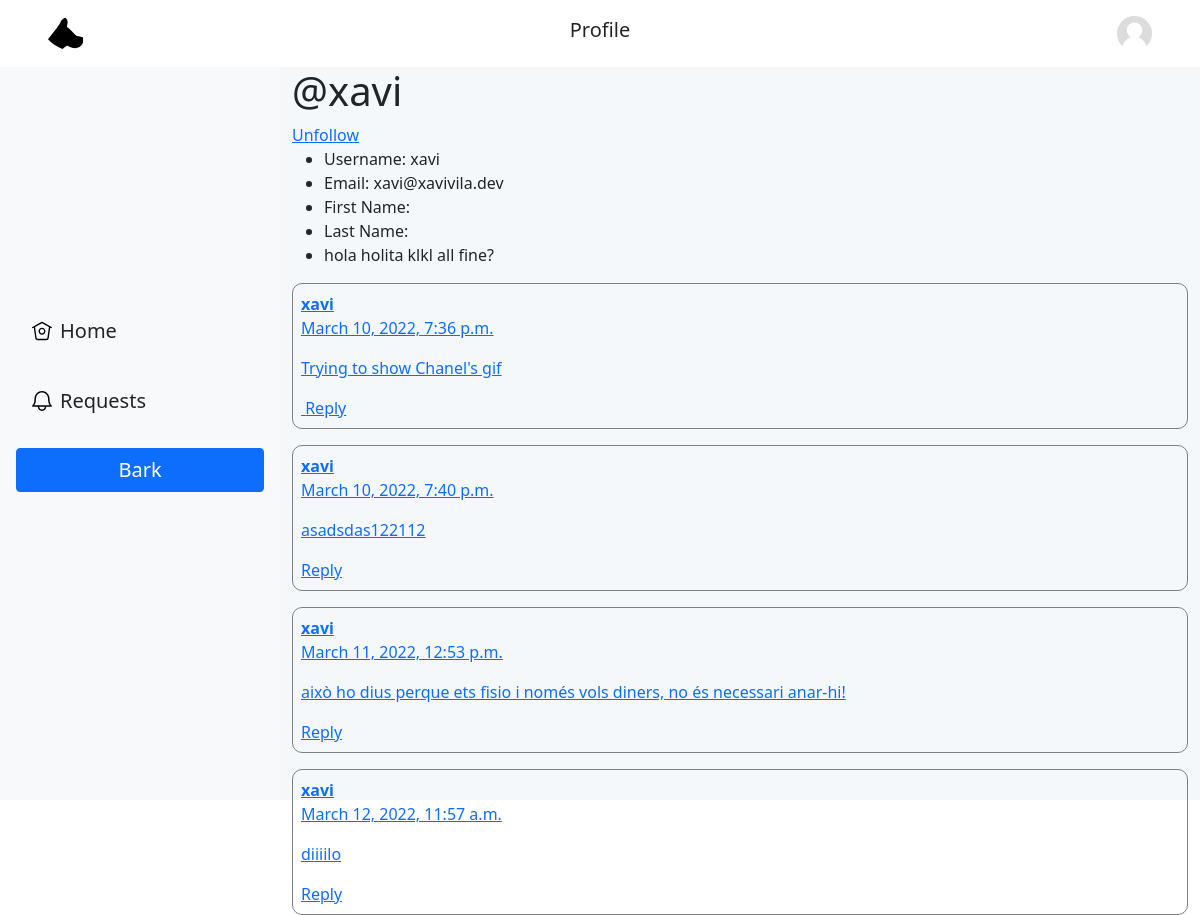
The app's page /xavi/ (signed in) with its own data.
### BarkerApp/models.py (models this page shows, shortened)
class Profile(models.Model):
	user = models.OneToOneField(User, on_delete=models.CASCADE, primary_key=True)
	bio = models.CharField(max_length=160)
	avatar = models.ImageField(upload_to="profiles_avatar/",blank=True, null=True)
	connected_profiles = models.ManyToManyField("self", blank=True)
	def __str__(self) -> str:
		return self.user.username
	def get_absolute_url(self):
		return reverse('profile', kwargs={'username':self})

class Bark(models.Model):
	reply_to = models.ForeignKey("self", blank=True, null=True, on_delete=models.SET_NULL, related_name='parent_bark')
	author = models.ForeignKey(Profile, null=True, on_delete=models.SET_NULL)
	text = models.TextField(max_length=280)
	media = models.ImageField(upload_to="barks_media/", null=True, blank=True)
	date = models.DateTimeField(default=datetime.now)
	replies = models.ManyToManyField("self", blank=True, symmetrical=False)

### BarkerApp/views.py (the view)
# urls.py: path('<username>/', views.get_profile_view, name='profile'),
def get_profile_view(request, username):
    user = get_object_or_404(User, username=username)
    barks = Bark.objects.filter(author=user.profile)
    if request.user.profile.connected_profiles.filter(user=user).exists():
        status = 'unfollow'
    elif Request.objects.filter(sender=user.profile, reciver=request.user.profile).exists():
        status = 'accept'
    elif Request.objects.filter(sender=request.user.profile, reciver=user.profile).exists():
        status = 'cancel'
    else:
        status = 'follow'
    context = {
        'user': user,
        'status': status,
        'barks': barks
    }
    return render(request, 'profile/profile.html', context)

### BarkerApp/templates/profile/profile.html (shortened to what this page needs)
{% extends "base.html" %}
{% load static %}
{% block body %}
<h1>@{{user}}</h1>
{% if user == request.user %}
<a href="/edit_profile/">Edit profile</a>
{% else %}
<a href="/{{status}}/{{user}}">{{ status|title }}</a>
{% endif %}
<ul>
	<li>Username: {{user.username}}</li>
	<li>Email: {{user.email}}</li>
	<li>First Name: {{user.first_name}}</li>
	<li>Last Name: {{user.last_name}}</li>
	<li>{{user.profile.bio}}</li>
</ul>
{% if barks %}
{% for bark in barks %}
	{% with template_name="bark/bark_component.html" %}
		{% include template_name %}
	{% endwith %}
{% endfor %}
{% endif %}
{% endblock %}

### BarkerApp/templates/bark/bark_component.html (shortened to what this page needs)
<a href="/bark/{{bark.id}}">
  <div class="bark">
    <b>{{bark.author.user.username}}</b>
    <p>{{bark.date}}</p>
    <p>{{bark.text}}</p>
    <a class="reply" href="/reply_bark/{{bark.id}}">Reply</a>
  </div>
</a>

### BarkerApp/static/css/custom.css (style rules this page uses)
.bark { border: 1px solid gray; margin-block: 16px; padding: 8px; border-radius: 10px; }

### records on screen
Bark: author.user.username "xavi", date "March 10, 2022, 7:36 p.m.", text "Trying to show Chanel's gif"
Bark: author.user.username "xavi", date "March 10, 2022, 7:40 p.m.", text "asadsdas122112"
Bark: author.user.username "xavi", date "March 11, 2022, 12:53 p.m.", text "això ho dius perque ets fisio i només vols diners, no és necessari anar-hi!"
Bark: author.user.username "xavi", date "March 12, 2022, 11:57 a.m.", text "diiiilo"

### other values on screen
{{ request.resolver_match.url_name|capfirst }} "Profile"
{{ user }} "xavi"
{{ status|title }} "Unfollow"
{{ user.username }} "xavi"
{{ user.email }} "xavi@xavivila.dev"
{{ user.profile.bio }} "hola holita klkl all fine?"
